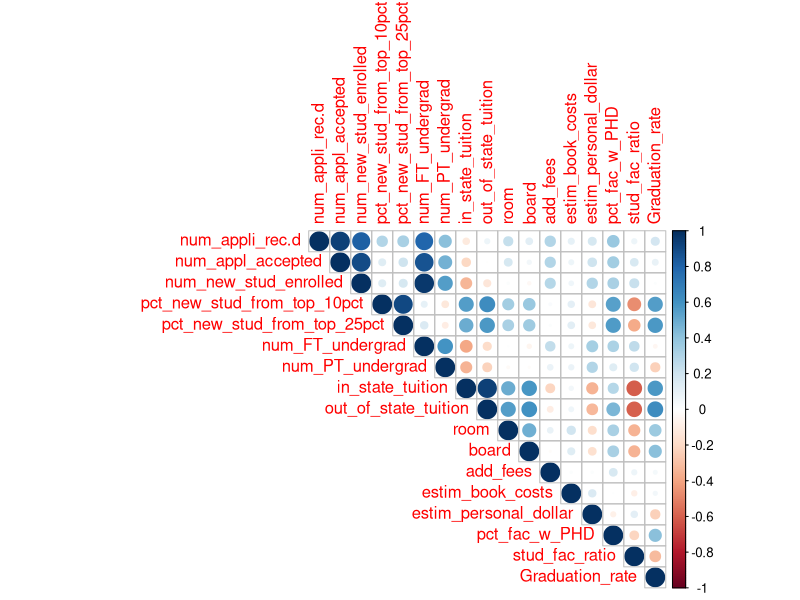

R code for this plot:
## ---- chunk 1
library(readr) ##calling library
Universities <- read.csv("Universities.csv", stringsAsFactors = TRUE) ##command to import csv
head(Universities) ##command to check the sample enteries of the dataset
## ---- chunk 2
Table_summary<- data.frame(sapply(Universities, function(z) length(unique(z))), sapply(Universities, function(z) class(z))) ##identifying class and unique entries
colnames(Table_summary)<-c('Unique_values','Class_of_column')
Table_summary
## ---- chunk 3
Universities_continuous_dimensions<- Universities[,-which(names(Universities)  %in% c("College_Name","State","Public_1_Private_2"))]
head(Universities_continuous_dimensions)

## ---- chunk 4
Universities_cleaned_continuous_dimension <- Universities_continuous_dimensions[complete.cases(Universities_continuous_dimensions),]
head(Universities_cleaned_continuous_dimension)
## ---- chunk 5
library(corrplot)

corrplot(cor(Universities_cleaned_continuous_dimension),method = "circle",type="upper")

## ---- chunk 6
Universities_prcomp<- prcomp(Universities_cleaned_continuous_dimension)
summary(Universities_prcomp)
## ---- chunk 7
summary_stats_for_cleanned_data <- data.frame(mean=sapply(Universities_cleaned_continuous_dimension, mean), 
                         sd=sapply(Universities_cleaned_continuous_dimension, sd), 
                         min=sapply(Universities_cleaned_continuous_dimension, min), 
                         max=sapply(Universities_cleaned_continuous_dimension, max), 
                         median=sapply(Universities_cleaned_continuous_dimension, median), 
                         length=sapply(Universities_cleaned_continuous_dimension, length),
                         miss_val=sapply(Universities_cleaned_continuous_dimension, function(x) 
                         sum((is.na(x)))))
options(scipen = 999)
print(summary_stats_for_cleanned_data, digits=1)
## ---- chunk 8
Universities_cleaned_continuous_dimension_norm <- data.frame(sapply(Universities_cleaned_continuous_dimension, function(x) scale(x)))
head(Universities_cleaned_continuous_dimension_norm)
## ---- chunk 9

summary_stats_for_normalized_data <- data.frame(mean=sapply(Universities_cleaned_continuous_dimension_norm, mean), 
                         sd=sapply(Universities_cleaned_continuous_dimension_norm, sd), 
                         min=sapply(Universities_cleaned_continuous_dimension_norm, min), 
                         max=sapply(Universities_cleaned_continuous_dimension_norm, max), 
                         median=sapply(Universities_cleaned_continuous_dimension_norm, median), 
                         length=sapply(Universities_cleaned_continuous_dimension_norm, length),
                         miss_val=sapply(Universities_cleaned_continuous_dimension_norm, function(x) 
                         sum((is.na(x)))))
options(scipen = 999)
print(summary_stats_for_normalized_data, digits=1)
## ---- chunk 10
Universities_norm_prcomp<- prcomp(Universities_cleaned_continuous_dimension_norm)
summary(Universities_norm_prcomp)
## ---- chunk 11
Universities_norm_prcomp$rotation

